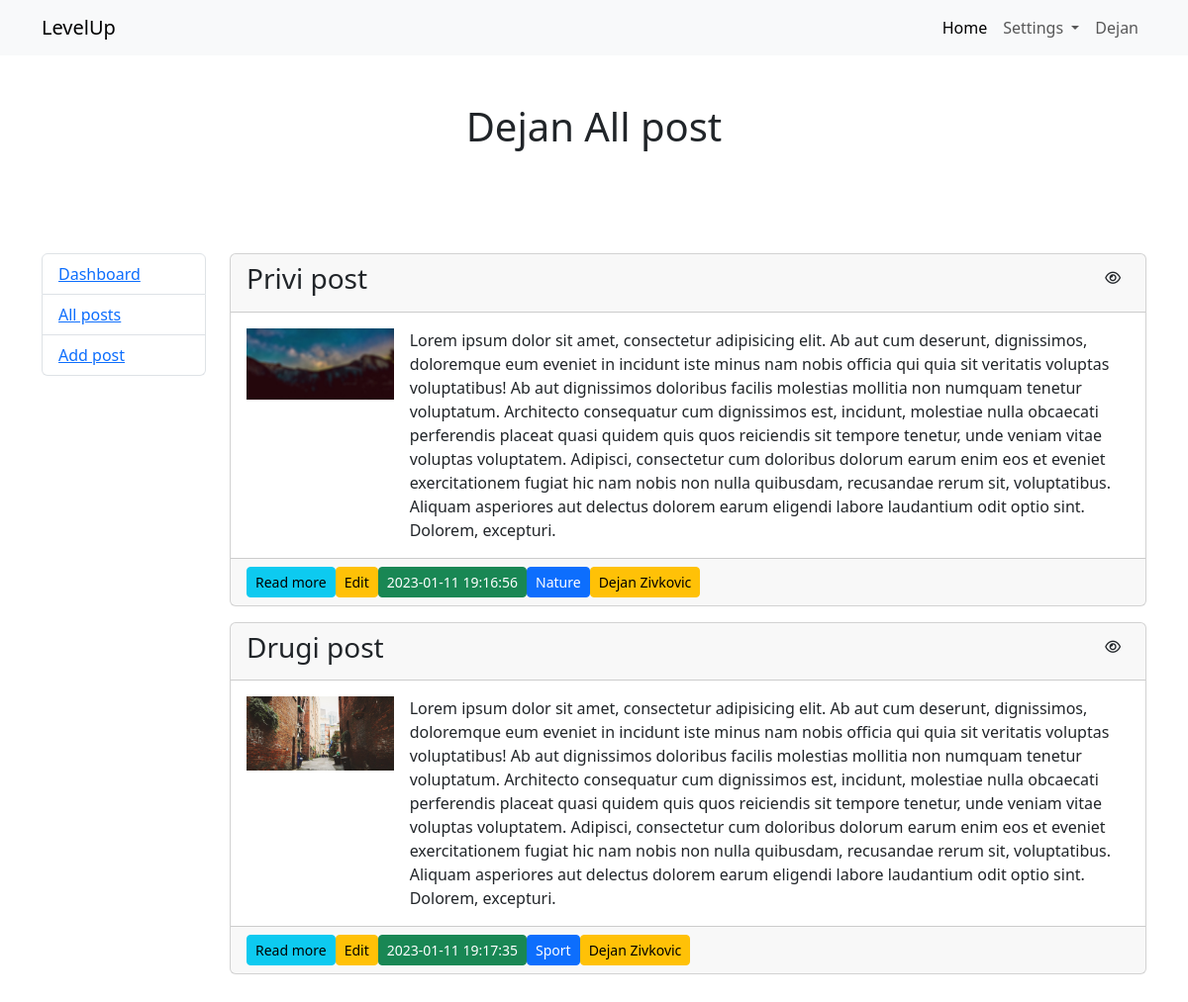
The app's page /user/all_post.php (signed in) with its own data.
### tables this page shows
CREATE TABLE `users` (
  `id` int(11) NOT NULL,
  `first_name` varchar(50) NOT NULL,
  `last_name` varchar(50) NOT NULL,
  `email` varchar(60) NOT NULL,
  `password` varchar(60) NOT NULL,
  `gender` varchar(10) NOT NULL,
  `role` varchar(10) NOT NULL,
  `created_at` timestamp NOT NULL DEFAULT current_timestamp(),
  `update_at` timestamp NULL DEFAULT NULL
);

CREATE TABLE `posts` (
  `id` int(11) NOT NULL,
  `title` varchar(255) NOT NULL,
  `text` text NOT NULL,
  `image` varchar(50) NOT NULL,
  `category_id` int(11) NOT NULL,
  `user_id` int(11) NOT NULL,
  `created_at` timestamp NOT NULL DEFAULT current_timestamp(),
  `update_at` timestamp NULL DEFAULT NULL,
  `public` int(11) NOT NULL DEFAULT 1
);

CREATE TABLE `category` (
  `id` int(11) NOT NULL,
  `category` varchar(50) NOT NULL
);

### user/all_post.php (called while the page is built, shortened)
<?php
require "../core/init.php";
$user = $Users->getUser($_SESSION["id"]);
$all_post = $Post->getAllUserPost($user->id);
require "views/all_post.view.php";

### core/Users.php (called while the page is built, shortened)
<?php
class Users extends Connection
{
    public function getUser($id)
    {
        $sql = "SELECT * FROM users WHERE id = :id";
        $query = $this->db->prepare($sql);
        $query->execute(["id" => $id]);
        return $query->fetch(PDO::FETCH_OBJ);
    }
}
$Users = new Users(config);

### core/Connection.php (called while the page is built, shortened)
<?php
class Connection
{
    public function __construct($config)
    {
        try {
            $this->db = new PDO("mysql:host=" . $config["host"] . ";dbname=" . $config["database"], $config["user"], $config["password"]);
        } catch (PDOException $err) {
            die($err->getMessage());
        }
    }
}

### core/Post.php (called while the page is built, shortened)
<?php
class Post extends Connection
{
    public function getAllUserPost($user_id)
    {
        $sql = "SELECT p.*, u.first_name, u.last_name, c.category
                FROM posts p
                JOIN users u ON u.id = p.user_id
                JOIN category c ON c.id = p.category_id
                WHERE p.user_id = :user_id";
        $query = $this->db->prepare($sql);
        $query->execute(["user_id" => $user_id]);
        return $query->fetchAll(PDO::FETCH_OBJ);
    }
}
$Post = new Post(config);

### user/views/all_post.view.php (the view, shortened to what this page needs)
<?php require "includes/top.php" ?>
<?php require "includes/navbar.php" ?>
    <div class="container">
        <h1 class="text-center py-5"><?php echo $user->first_name ?> All post</h1>
        <div class="row py-5">
            <div class="col-md-2">
                <?php require "includes/sidebar.php" ?>
            </div>
            <div class="col-md-10">
                <?php foreach ($all_post as $post): ?>
                    <div class="card mb-3">
                        <div class="card-header d-flex justify-content-between">
                            <h3><?php echo $post->title ?></h3>
                            <form action="user/all_post.php" method="post">
                                <button class="btn btn-sm">
                                    <?php echo $post->public ? '<i class="fa-regular fa-eye"></i>' : '<i class="fa-regular fa-eye-slash"></i>' ?>
                                </button>
                            </form>
                        </div>
                        <div class="card-body">
                            <div class="d-flex">
                                <div class="col-2 me-3">
                                    <img class="img-fluid" src="<?php echo UPLOAD_DIR . $post->image ?>"
                                         alt="">
                                </div>
                                <div class="col"><?php echo $post->text ?></div>
                            </div>
                        </div>
                        <div class="card-footer d-flex align-items-center">
                            <a href="user/single_post.php" class="btn btn-sm btn-info">Read more</a>
                            <a href="user/edit_post.php?id=<?php echo $post->id ?>"
                               class="btn btn-sm btn-warning">Edit</a>
                            <p class="btn btn-sm btn-success m-0"><?php echo $post->created_at ?></p>
                            <p class="btn btn-sm btn-primary m-0"><?php echo $post->category ?></p>
                            <p class="btn btn-sm btn-warning m-0"><?php echo $post->first_name . " " . $post->last_name ?></p>
                        </div>
                    </div>
                <?php endforeach; ?>
            </div>
        </div>
    </div>
<?php require "includes/bottom.php" ?>

### user/views/includes/navbar.php (shortened to what this page needs)
<nav class="navbar navbar-expand-lg bg-body-tertiary">
    <div class="container">
        <a class="navbar-brand" href="#">LevelUp</a>
        <div class="collapse navbar-collapse" id="navbarNav">
            <ul class="navbar-nav ms-auto">
                <li class="nav-item">
                    <a class="nav-link active" aria-current="page" href="#">Home</a>
                </li>
                <?php if (isset($user->id)): ?>
                    <li class="nav-item dropdown">
                        <a class="nav-link dropdown-toggle" href="#" role="button" data-bs-toggle="dropdown"
                           aria-expanded="false">
                            Settings
                        </a>
                    </li>
                    <li class="nav-item">
                        <a class="nav-link" href="user/home.php"><?php echo $user->first_name ?></a>
                    </li>
                <?php endif; ?>
            </ul>
        </div>
    </div>
</nav>

### records on screen
users: first_name "Dejan"
posts: title "Privi post", public 1 (drawn), image (picture), text "Lorem ipsum dolor sit amet, consectetur adipisicing elit. Ab aut cum deserunt, dignissimos, doloremque eum eveniet in incidunt iste minus nam nobis officia qui quia sit veritatis voluptas voluptatibus! Ab aut dignissimos doloribus facilis molestias mollitia non numquam tenetur voluptatum. Architecto consequatur cum dignissimos est, incidunt, molestiae nulla obcaecati perferendis placeat quasi quidem quis quos reiciendis sit tempore tenetur, unde veniam vitae voluptas voluptatem. Adipisci, consectetur cum doloribus dolorum earum enim eos et eveniet exercitationem fugiat hic nam nobis non nulla quibusdam, recusandae rerum sit, voluptatibus. Aliquam asperiores aut delectus dolorem earum…", created_at "2023-01-11 19:16:56", category.category "Nature", user.first_name "Dejan", user.last_name "Zivkovic"
posts: title "Drugi post", public 1 (drawn), image (picture), text "Lorem ipsum dolor sit amet, consectetur adipisicing elit. Ab aut cum deserunt, dignissimos, doloremque eum eveniet in incidunt iste minus nam nobis officia qui quia sit veritatis voluptas voluptatibus! Ab aut dignissimos doloribus facilis molestias mollitia non numquam tenetur voluptatum. Architecto consequatur cum dignissimos est, incidunt, molestiae nulla obcaecati perferendis placeat quasi quidem quis quos reiciendis sit tempore tenetur, unde veniam vitae voluptas voluptatem. Adipisci, consectetur cum doloribus dolorum earum enim eos et eveniet exercitationem fugiat hic nam nobis non nulla quibusdam, recusandae rerum sit, voluptatibus. Aliquam asperiores aut delectus dolorem earum…", created_at "2023-01-11 19:17:35", category.category "Sport", user.first_name "Dejan", user.last_name "Zivkovic"
